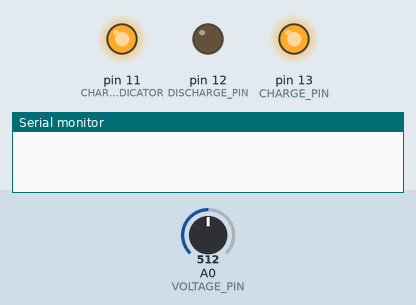
Simulated run of this sketch. Board: Arduino Uno, built with avr-gcc and run on an emulated ATmega328P. On the bench: output pins drawn as LEDs (lit = HIGH), the last lines printed to the serial monitor. The inputs (shaded band) are chosen by the test bench; at power-on: A0 (VOLTAGE_PIN) = 512.

Above: at 1.2 s.
1.3 s: A0 (VOLTAGE_PIN) set to 638
2.8 s: A0 (VOLTAGE_PIN) set to 662
At 4.0 s:
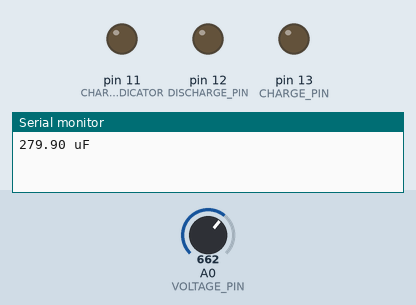
4.3 s: A0 (VOLTAGE_PIN) set to 0
At 5.2 s:
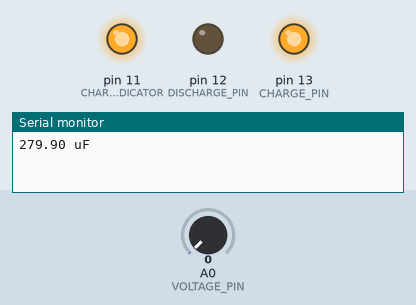
6.3 s: A0 (VOLTAGE_PIN) set to 658
At 6.8 s:
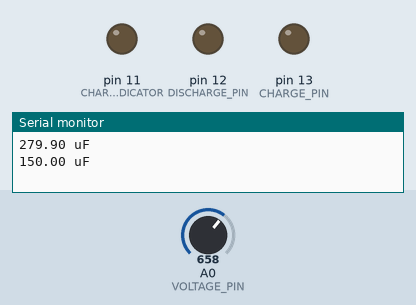
Timing chart, 0 to 8.8 s (numbered marks = the images above; inputs shaded):
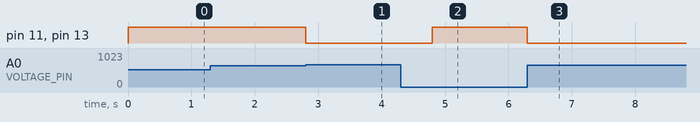

Measured:
- the behaviour switches between 647 and 648 on A0 (VOLTAGE_PIN) (found by bisection; images 0 and 1)
- after the input at 1.3 s, every drawn part: stays the same
- after the input at 2.8 s, pin 11 (CHARGE_INDICATOR), pin 13 (CHARGE_PIN): HIGH → LOW at once
- after the input at 4.3 s, pin 11 (CHARGE_INDICATOR), pin 13 (CHARGE_PIN): LOW → HIGH after 0.50 s
- after the input at 6.3 s, pin 11 (CHARGE_INDICATOR), pin 13 (CHARGE_PIN): HIGH → LOW at once

The sketch:

capacitor.ino
```cpp
#define CHARGE_PIN 13
#define DISCHARGE_PIN 12
#define CHARGE_INDICATOR 11
#define VOLTAGE_PIN A0
#define R 10000.0F

void setup() {
    pinMode(CHARGE_PIN, OUTPUT);
    digitalWrite(CHARGE_PIN, LOW);
    pinMode(CHARGE_INDICATOR, OUTPUT);
    digitalWrite(CHARGE_INDICATOR, LOW);
    Serial.begin(9600);
}

void loop() {
    // start charging
    digitalWrite(CHARGE_PIN, HIGH);
    digitalWrite(CHARGE_INDICATOR, HIGH);
    long startTime = millis();

    // wait until the capacitor charges to 63.2% of the maximum voltage
    while (analogRead(VOLTAGE_PIN) < 648) {
        // just wait
    }
    digitalWrite(CHARGE_INDICATOR, LOW);

    long elapsedTime = millis() - startTime;

    // ms -> s *10^-3, F -> uF *10^6 => *10^3
    float uF = (float(elapsedTime) / R) * 1000;

    if (uF > 1) {
        Serial.print(uF);
        Serial.println(" uF");
    } else {
        // convert to nF
        float nF = uF * 1000;
        Serial.print(nF);
        Serial.println(" nF");
    }

    // start discharging
    digitalWrite(CHARGE_PIN, LOW);
    pinMode(DISCHARGE_PIN, OUTPUT);
    digitalWrite(DISCHARGE_PIN, LOW);

    // wait until discharged
    while (analogRead(VOLTAGE_PIN) > 0) {
        // just wait
    }

    pinMode(DISCHARGE_PIN, INPUT);

    delay(500);
}
```
